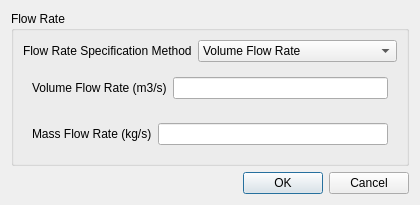
<?xml version="1.0" encoding="UTF-8"?>
<ui version="4.0">
 <class>FlowRateInletDialog</class>
 <widget class="QDialog" name="FlowRateInletDialog">
  <property name="geometry">
   <rect>
    <x>0</x>
    <y>0</y>
    <width>420</width>
    <height>198</height>
   </rect>
  </property>
  <property name="sizePolicy">
   <sizepolicy hsizetype="Expanding" vsizetype="Preferred">
    <horstretch>0</horstretch>
    <verstretch>0</verstretch>
   </sizepolicy>
  </property>
  <property name="minimumSize">
   <size>
    <width>420</width>
    <height>0</height>
   </size>
  </property>
  <property name="windowTitle">
   <string>Flow Rate Inlet Boundary Condition</string>
  </property>
  <layout class="QVBoxLayout" name="verticalLayout_2">
   <item>
    <widget class="QWidget" name="dialogContents" native="true">
     <property name="sizePolicy">
      <sizepolicy hsizetype="Expanding" vsizetype="Preferred">
       <horstretch>0</horstretch>
       <verstretch>0</verstretch>
      </sizepolicy>
     </property>
     <layout class="QVBoxLayout" name="verticalLayout_3">
      <property name="leftMargin">
       <number>0</number>
      </property>
      <property name="topMargin">
       <number>0</number>
      </property>
      <property name="rightMargin">
       <number>0</number>
      </property>
      <property name="bottomMargin">
       <number>0</number>
      </property>
      <item>
       <widget class="QGroupBox" name="flowRate">
        <property name="sizePolicy">
         <sizepolicy hsizetype="Preferred" vsizetype="Preferred">
          <horstretch>0</horstretch>
          <verstretch>0</verstretch>
         </sizepolicy>
        </property>
        <property name="title">
         <string>Flow Rate</string>
        </property>
        <layout class="QVBoxLayout" name="verticalLayout">
         <item>
          <widget class="QWidget" name="widget_3" native="true">
           <layout class="QFormLayout" name="formLayout">
            <property name="leftMargin">
             <number>0</number>
            </property>
            <property name="topMargin">
             <number>0</number>
            </property>
            <property name="rightMargin">
             <number>0</number>
            </property>
            <property name="bottomMargin">
             <number>0</number>
            </property>
            <item row="0" column="0">
             <widget class="QLabel" name="label">
              <property name="text">
               <string>Flow Rate Specification Method</string>
              </property>
             </widget>
            </item>
            <item row="0" column="1">
             <widget class="QComboBox" name="flowRateSpecificationMethod">
              <property name="sizePolicy">
               <sizepolicy hsizetype="Preferred" vsizetype="Preferred">
                <horstretch>0</horstretch>
                <verstretch>0</verstretch>
               </sizepolicy>
              </property>
              <item>
               <property name="text">
                <string>Volume Flow Rate</string>
               </property>
              </item>
              <item>
               <property name="text">
                <string>Mass Flow Rate</string>
               </property>
              </item>
             </widget>
            </item>
           </layout>
          </widget>
         </item>
         <item>
          <widget class="QWidget" name="volumeFlowRateWidget" native="true">
           <layout class="QFormLayout" name="formLayout_2">
            <item row="0" column="0">
             <widget class="QLabel" name="label_2">
              <property name="text">
               <string>Volume Flow Rate (m3/s)</string>
              </property>
             </widget>
            </item>
            <item row="0" column="1">
             <widget class="QLineEdit" name="volumeFlowRate">
              <property name="sizePolicy">
               <sizepolicy hsizetype="Expanding" vsizetype="Fixed">
                <horstretch>0</horstretch>
                <verstretch>0</verstretch>
               </sizepolicy>
              </property>
             </widget>
            </item>
           </layout>
          </widget>
         </item>
         <item>
          <widget class="QWidget" name="massFlowRateWidget" native="true">
           <layout class="QFormLayout" name="formLayout_3">
            <item row="0" column="0">
             <widget class="QLabel" name="label_3">
              <property name="text">
               <string>Mass Flow Rate (kg/s)</string>
              </property>
             </widget>
            </item>
            <item row="0" column="1">
             <widget class="QLineEdit" name="massFlowRate">
              <property name="sizePolicy">
               <sizepolicy hsizetype="Expanding" vsizetype="Fixed">
                <horstretch>0</horstretch>
                <verstretch>0</verstretch>
               </sizepolicy>
              </property>
             </widget>
            </item>
           </layout>
          </widget>
         </item>
        </layout>
       </widget>
      </item>
     </layout>
    </widget>
   </item>
   <item>
    <widget class="QDialogButtonBox" name="buttonBox">
     <property name="orientation">
      <enum>Qt::Horizontal</enum>
     </property>
     <property name="standardButtons">
      <set>QDialogButtonBox::Cancel|QDialogButtonBox::Ok</set>
     </property>
    </widget>
   </item>
  </layout>
 </widget>
 <resources/>
 <connections>
  <connection>
   <sender>buttonBox</sender>
   <signal>accepted()</signal>
   <receiver>FlowRateInletDialog</receiver>
   <slot>accept()</slot>
   <hints>
    <hint type="sourcelabel">
     <x>248</x>
     <y>254</y>
    </hint>
    <hint type="destinationlabel">
     <x>157</x>
     <y>274</y>
    </hint>
   </hints>
  </connection>
  <connection>
   <sender>buttonBox</sender>
   <signal>rejected()</signal>
   <receiver>FlowRateInletDialog</receiver>
   <slot>reject()</slot>
   <hints>
    <hint type="sourcelabel">
     <x>316</x>
     <y>260</y>
    </hint>
    <hint type="destinationlabel">
     <x>286</x>
     <y>274</y>
    </hint>
   </hints>
  </connection>
 </connections>
</ui>
